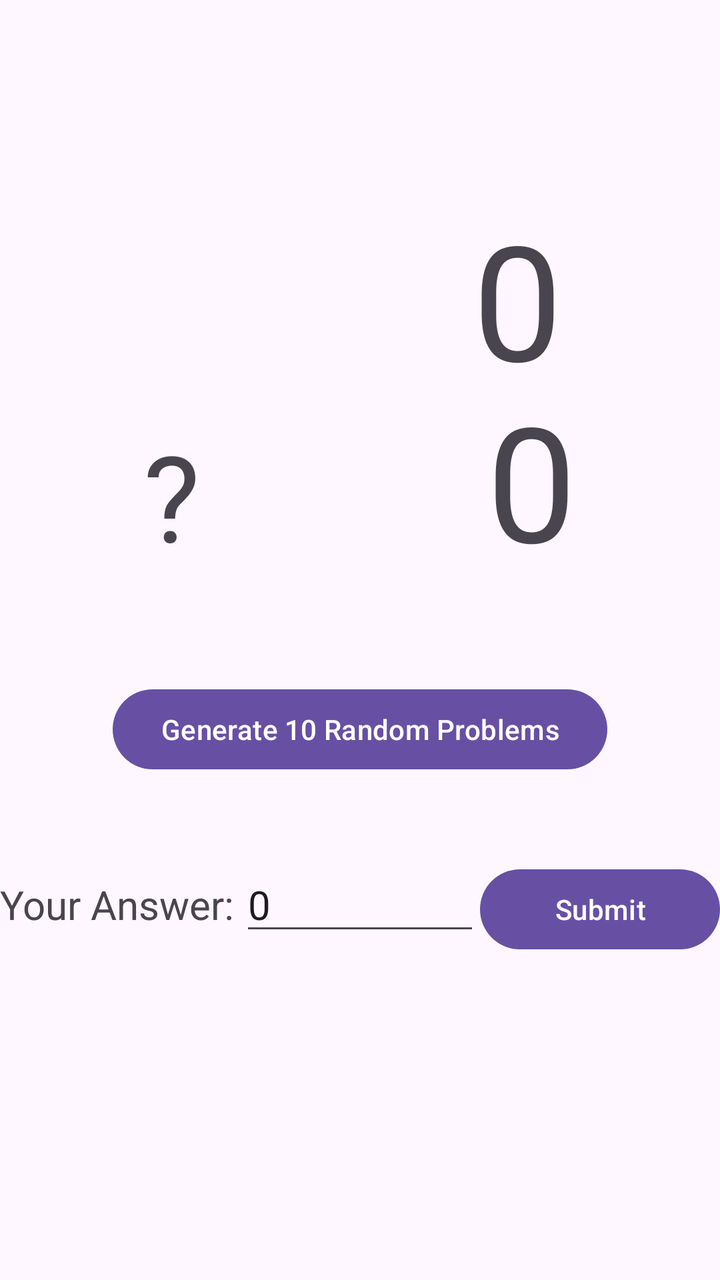
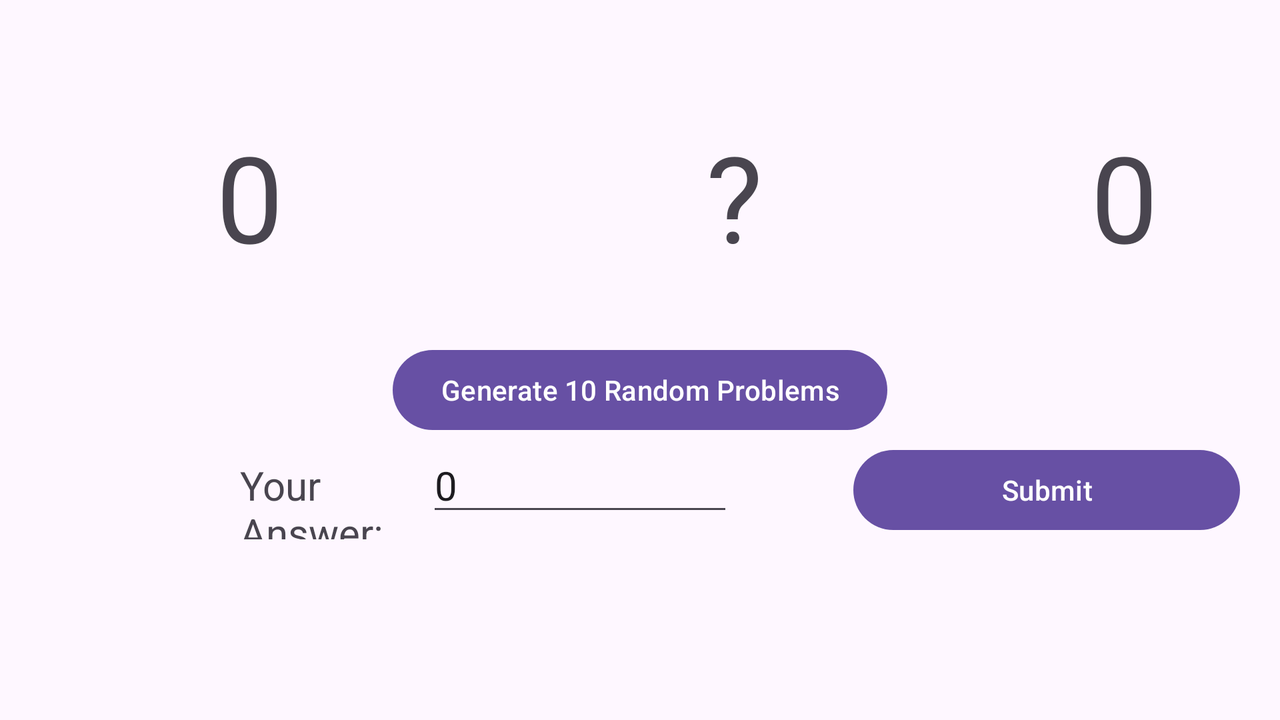

The same Android screen from two of the app's own layout files: first res/layout/ as a phone draws it, then the repository's variant for another configuration, drawn on a device whose configuration selects that folder. Both files follow.
<!-- AndroidManifest.xml: application theme Theme.FlashCardHW3 -->
<!-- res/layout/activity_game.xml -->
<?xml version="1.0" encoding="utf-8"?>
<androidx.constraintlayout.widget.ConstraintLayout xmlns:android="http://schemas.android.com/apk/res/android"
    xmlns:app="http://schemas.android.com/apk/res-auto"
    xmlns:tools="http://schemas.android.com/tools"
    android:layout_width="match_parent"
    android:layout_height="match_parent"
    tools:context=".GameActivity">
    <LinearLayout
        android:layout_width="match_parent"
        android:layout_height="match_parent" >

        <TextView
            android:layout_width="wrap_content"
            android:layout_height="wrap_content"
            android:id="@+id/welcome_msg"

            android:textSize="40sp"
            android:layout_marginTop="35dp"
            android:textColor="@color/textColor" />

    </LinearLayout>

    <LinearLayout
        android:layout_width="match_parent"
        android:layout_height="wrap_content"
        android:layout_marginTop="100dp"
        android:orientation="horizontal"
        app:layout_constraintBottom_toTopOf="@+id/area2"
        app:layout_constraintEnd_toEndOf="parent"
        app:layout_constraintStart_toStartOf="parent"
        app:layout_constraintTop_toTopOf="parent"
        app:layout_constraintVertical_bias="0.2">

        <TextView
            android:id="@+id/textView"
            android:layout_width="wrap_content"
            android:layout_height="match_parent"
            android:layout_weight="1"
            android:textSize="80sp" />

        <TextView
            android:id="@+id/num1"
            android:layout_width="wrap_content"
            android:layout_height="wrap_content"
            android:layout_weight="1"
            android:gravity="center"
            android:text="0"
            android:textSize="80sp" />

    </LinearLayout>

    <LinearLayout
        android:id="@+id/area2"
        android:layout_width="match_parent"
        android:layout_height="wrap_content"
        android:layout_marginVertical="30dp"
        android:orientation="horizontal"
        app:layout_constraintBottom_toTopOf="@+id/area3"
        app:layout_constraintEnd_toEndOf="parent"
        app:layout_constraintStart_toStartOf="parent"
        app:layout_constraintTop_toTopOf="parent"
        app:layout_constraintVertical_bias="0.9">

        <TextView
            android:id="@+id/operation"
            android:layout_width="wrap_content"
            android:layout_height="wrap_content"
            android:layout_weight="1"
            android:gravity="center"
            android:text="@string/unknown"
            android:textSize="60sp" />

        <TextView
            android:id="@+id/num2"
            android:layout_width="wrap_content"
            android:layout_height="wrap_content"
            android:layout_weight="1"
            android:gravity="center"
            android:text="0"
            android:textSize="80sp" />

    </LinearLayout>

    <LinearLayout
        android:id="@+id/area3"
        android:layout_width="match_parent"
        android:layout_height="wrap_content"
        android:layout_marginVertical="30dp"
        android:gravity="center"
        android:orientation="vertical"
        app:layout_constraintBottom_toBottomOf="parent"
        app:layout_constraintEnd_toEndOf="parent"
        app:layout_constraintStart_toStartOf="parent"
        app:layout_constraintTop_toTopOf="parent"
        app:layout_constraintVertical_bias="0.7">

        <Button
            android:id="@+id/generate"
            android:layout_width="wrap_content"
            android:layout_height="wrap_content"
            android:text="@string/problemsBtn" />























        <LinearLayout
            android:layout_width="match_parent"
            android:layout_height="wrap_content"
            android:layout_marginTop="40dp"
            android:orientation="horizontal">

            <TextView
                android:id="@+id/answer"
                android:layout_width="match_parent"
                android:layout_height="wrap_content"
                android:layout_weight="1"
                android:text="@string/answer"
                android:textSize="20sp" />

            <EditText
                android:id="@+id/answerText"
                android:layout_width="match_parent"
                android:layout_height="wrap_content"
                android:layout_weight="1"
                android:inputType="number"
                android:text="0"
                android:textSize="20sp" />

            <Button
                android:id="@+id/submit"
                android:layout_width="match_parent"
                android:layout_height="wrap_content"
                android:layout_weight="1"
                android:text="@string/submitBtn" />
        </LinearLayout>
    </LinearLayout>

</androidx.constraintlayout.widget.ConstraintLayout>
<!-- resources referenced by this layout -->
<resources>
  <color name="textColor">#800080</color>
  <string name="answer">Your Answer: </string>
  <string name="problemsBtn">Generate 10 Random Problems</string>
  <string name="submitBtn">Submit</string>
  <string name="unknown">\?</string>
  <style name="Theme.FlashCardHW3" parent="Base.Theme.FlashCardHW3" />
  <style name="Base.Theme.FlashCardHW3" parent="Theme.Material3.DayNight.NoActionBar">
          
          
      </style>
</resources>
<!-- res/layout-land/activity_game.xml (the repository's variant of the layout above) -->
<!-- drawn on the phone turned sideways -->
<?xml version="1.0" encoding="utf-8"?>
<androidx.constraintlayout.widget.ConstraintLayout xmlns:android="http://schemas.android.com/apk/res/android"
    xmlns:app="http://schemas.android.com/apk/res-auto"
    xmlns:tools="http://schemas.android.com/tools"
    android:layout_width="match_parent"
    android:layout_height="match_parent"
    tools:context=".GameActivity">
    <LinearLayout
        android:layout_width="match_parent"
        android:orientation="horizontal"
        android:layout_height="match_parent" >

        <TextView
            android:id="@+id/welcome_msg"
            android:layout_width="match_parent"
            android:layout_height="wrap_content"
            android:layout_marginTop="20dp"
            android:textColor="@color/textColor"
            android:textSize="30sp" />








    </LinearLayout>

    <LinearLayout
        android:layout_width="match_parent"
        android:layout_height="wrap_content"
        android:layout_marginTop="100dp"
        android:orientation="horizontal"
        app:layout_constraintBottom_toTopOf="@+id/area2"
        app:layout_constraintEnd_toEndOf="parent"
        app:layout_constraintStart_toStartOf="parent"
        app:layout_constraintTop_toTopOf="parent"
        app:layout_constraintVertical_bias="0.2">

    </LinearLayout>

    <LinearLayout
        android:id="@+id/area2"
        android:layout_width="match_parent"
        android:layout_height="wrap_content"
        android:layout_marginVertical="30dp"
        android:orientation="horizontal"
        app:layout_constraintBottom_toTopOf="@+id/area3"
        app:layout_constraintEnd_toEndOf="parent"
        app:layout_constraintStart_toStartOf="parent"
        app:layout_constraintTop_toTopOf="parent"
        app:layout_constraintVertical_bias="0.9">

        <TextView
            android:id="@+id/num1"
            android:layout_width="128dp"
            android:layout_height="wrap_content"
            android:layout_weight="1"
            android:gravity="center"
            android:text="0"
            android:textSize="60sp" />

        <TextView
            android:id="@+id/operation"
            android:layout_width="113dp"
            android:layout_height="wrap_content"
            android:layout_weight="1"
            android:gravity="center"
            android:text="@string/unknown"
            android:textSize="60sp" />

        <TextView
            android:id="@+id/num2"
            android:layout_width="wrap_content"
            android:layout_height="wrap_content"
            android:layout_weight="1"
            android:gravity="center"
            android:text="0"
            android:textSize="60sp" />

    </LinearLayout>

    <LinearLayout
        android:id="@+id/area3"
        android:layout_width="match_parent"
        android:layout_height="wrap_content"
        android:layout_marginVertical="30dp"
        android:gravity="center"
        android:orientation="vertical"
        app:layout_constraintBottom_toBottomOf="parent"
        app:layout_constraintEnd_toEndOf="parent"
        app:layout_constraintStart_toStartOf="parent"
        app:layout_constraintTop_toTopOf="parent"
        app:layout_constraintVertical_bias="0.7">

        <Button
            android:id="@+id/generate"
            android:layout_width="wrap_content"
            android:layout_height="wrap_content"
            android:text="@string/problemsBtn" />

        
        
        
        
        
        

        
        
        
        
        
        

        
        
        
        
        
        
        

        <LinearLayout
            android:layout_width="match_parent"
            android:layout_height="wrap_content"
            android:orientation="horizontal">

            <TextView
                android:id="@+id/answer"
                android:layout_width="match_parent"
                android:layout_height="wrap_content"
                android:layout_marginStart="120dp"
                android:layout_weight="1"
                android:text="@string/answer"
                android:textSize="20sp" />

            <EditText
                android:id="@+id/answerText"
                android:layout_width="match_parent"
                android:layout_height="wrap_content"
                android:layout_marginEnd="60dp"
                android:layout_weight="1"
                android:inputType="number"
                android:text="0"
                android:textSize="20sp" />

            <Button
                android:id="@+id/submit"
                android:layout_width="match_parent"
                android:layout_height="wrap_content"
                android:layout_marginEnd="20dp"
                android:layout_weight="1"
                android:text="@string/submitBtn" />
        </LinearLayout>
    </LinearLayout>

</androidx.constraintlayout.widget.ConstraintLayout>
